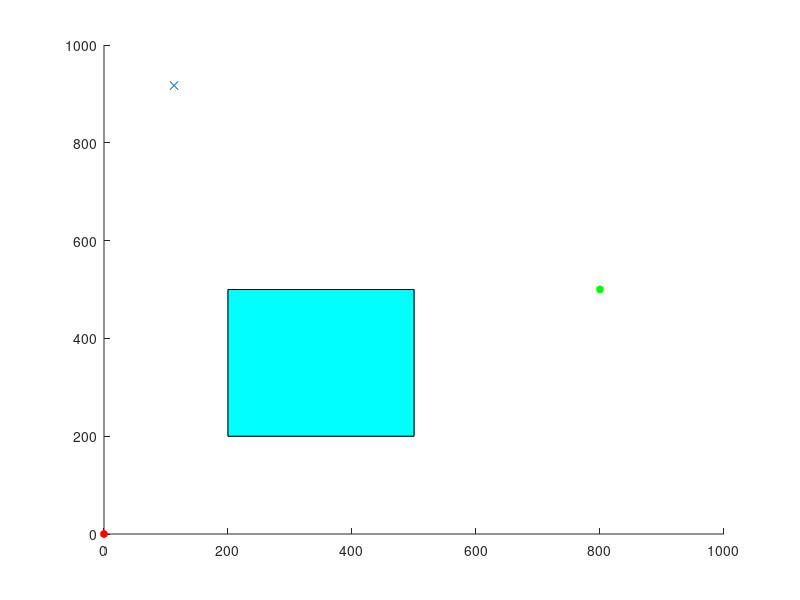

Write MATLAB code to recreate this figure. (Note: this script raises an error after producing the figure.)
close all;
clear, clc;

% draw the space
xmax = 1000;
ymax = 1000;
xmin = 0;
ymin = 0;
figure('Name','Space')
set(0,'DefaultFigureWindowStyle','docked')
axis([xmin xmax ymin ymax])
hold on

% Draw obstacles
xobs1 = [500 200  200 500 500]; % five points make four edges
yobs1 = [500 500  200 200 500];
plot(xobs1,yobs1)               % to plot polygon
fill(xobs1,yobs1,'c')           % to fill the polygon

% Specs
node_num = 1000;                % maximum number of nodes if goal not found
stp = 20;                       % max step size

% Initialization
qroot = [0,0];         
qgoal = [800,500];

plot(qroot(1) ,qroot(2) ,'or','MarkerSize',5,'MarkerEdgeColor','red'  ,'MarkerFaceColor',[1 0 0])
plot(qgoal(1) ,qgoal(2) ,'or','MarkerSize',5,'MarkerEdgeColor','green','MarkerFaceColor',[0 1 0])

j = 1;
nodes(j,:) = qroot;

while j < node_num-1
    
    if nodes(j,:) == qgoal;
        break
    end
    qrand = [floor(rand(1)*(xmin+(xmax-xmin))) , floor(rand(1)*(ymin+(ymax-ymin)))];
    plot(qrand(1), qrand(2), 'x', 'Color',  [0 0.4470 0.7410])
    
    % - search for the nearest node to the random node
    chkdist = [];
    for k = 1:size(nodes,1)
        tmpd = Dist(nodes(k,:),qrand);
        chkdist = [chkdist tmpd];
    end
    % - check distance between random point and nearest point and maximum
    % step size and creating new node
    [d,ind] = min(chkdist);
    
    qnear  = nodes(ind,:);
    qnew = Steer(qnear,qrand,d,stp);
    if(~CollisionDetect(qnear,qnew,xobs1,yobs1))
        j = j+1;
        nodes(j,:) = qnew;
        line([qnear(1), qnew(1)], [qnear(2), qnew(2)], 'Color', 'k', 'LineWidth', 2);
        drawnow
    end
 
end


nodes(j+1,:) = qgoal;